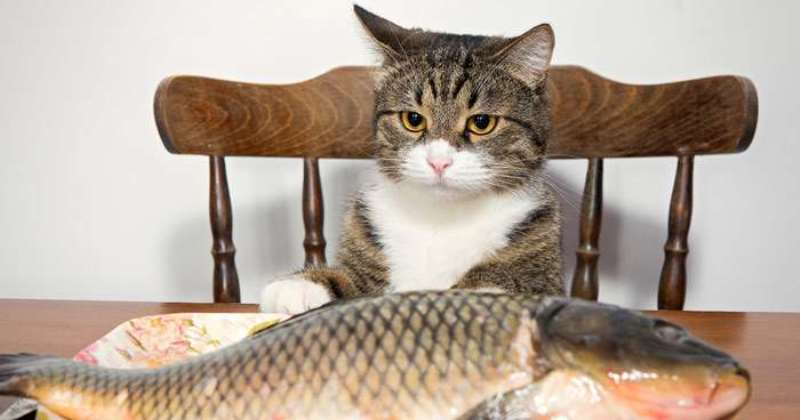
#> input picture image.jpg, 800 x 420 px
$ jupyter execute --allow-errors 8_2.ipynb   (shell and % lines are left out)
#> lines starting #> are read from the running program, lines starting #| are printed output that depends on the picture
[cell 1]
from numba import cuda
import numpy as np
from PIL import Image
import pycuda
pycuda.driver.init()
#> (this line was passed over: pycuda is not available in this run)
pycuda.driver.Device(0).retain_primary_context()
#> (this line was passed over: pycuda is not available in this run)


@cuda.jit
def convolve(result, mask, image):
    i, j = cuda.grid(2)

    image_rows, image_cols = image.shape
    if (i >= image_rows) or (j >= image_cols):
        return

    delta_rows = mask.shape[0] // 4
    delta_cols = mask.shape[1] // 4

    s = 0
    for k in range(mask.shape[0]):
        for l in range(mask.shape[1]):
            i_k = i - k + delta_rows
            j_l = j - l + delta_cols
            if (i_k >= 0) and (i_k < image_rows) and (j_l >= 0) and (j_l < image_cols):
                s += mask[k, l] * image[i_k, j_l]
    result[i, j] = s


image = Image.open("image.jpg").convert('L')
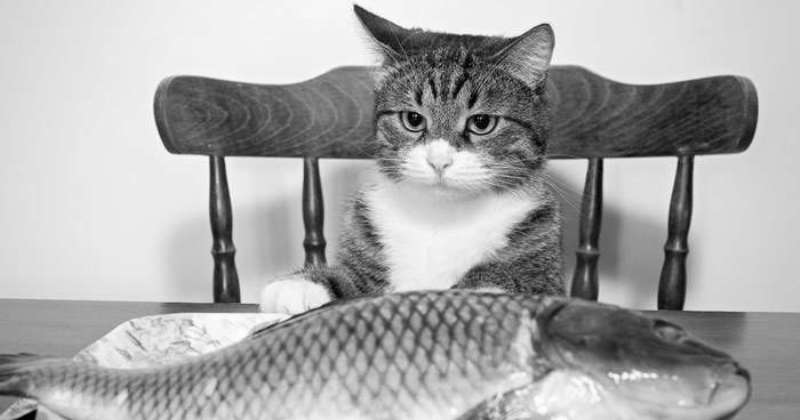
#> image: PIL image 800x420 L; min 1, max 255, mean 169.2
image= np.array(image).astype(np.float32)
#> image: shape (420, 800) float32


result = np.empty_like(image)

mask = np.random.rand(5, 5).astype(np.float32)


blockdim = (16, 16)

griddim = (image.shape[0] // blockdim[0] + 1, image.shape[1] // blockdim[1] + 1)
#> griddim = (27, 51)

#> (the rest of this cell did not finish here and is left out)
